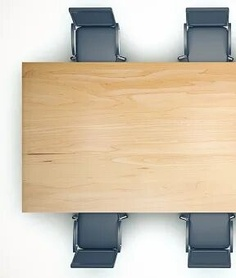
#> input picture images/conference_table.jpg, 236 x 278 px, shrunk from 288 x 339 before the run
$ jupyter execute 5_Hough_transformations.ipynb
#> lines starting #> are read from the running program, lines starting #| are printed output that depends on the picture; after the words box and inside, x2 and y2 are one past the last pixel; in counts of white or black regions, pixels touching at a corner belong together
[cell 1]
import cv2
import numpy as np

# Загружаем изображение
img = cv2.imread('images/conference_table.jpg')
#> img is the input picture: shape (278, 236, 3); mean B, G, R 176.7, 195.6, 207.5


# 1. Преобразуем в оттенки серого и находим края
gray = cv2.cvtColor(img, cv2.COLOR_BGR2GRAY)
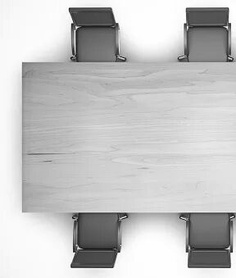
#> gray: shape (278, 236); min 18, max 255, mean 197
edges = cv2.Canny(gray, 50, 150)
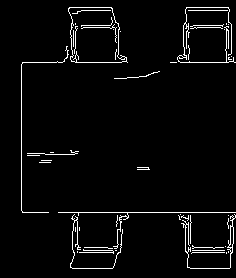
#> edges: shape (278, 236); 3.5% white in thin lines or dots, all inside (x1, y1, x2, y2) = (21, 7, 236, 269)

# 2. Находим линии с помощью преобразования Хафа
lines = cv2.HoughLinesP(
    edges,
    rho=1,
    theta=np.pi/180,
    threshold=100,
    minLineLength=100,
    maxLineGap=10
)
#> lines = [[22, 212, 235, 212], [21, 210, 21, 64]]

# 3. Рисуем найденные линии
line_img = img.copy()
corners = []

if lines is not None:
    # Собираем все линии
    line_params = []
    for line in lines:
        x1, y1, x2, y2 = line[0]
        cv2.line(line_img, (x1, y1), (x2, y2), (0, 255, 0), 2)

        # Параметры линии: Ax + By + C = 0
        A = y2 - y1
        B = x1 - x2
        C = x2*y1 - x1*y2
        line_params.append((A, B, C, x1, y1, x2, y2))
#> this loop made 2 passes
#> (x1, y1, x2, y2, A, B, C) on passes 1 to 2: (22, 212, 235, 212, 0, -213, 45156), (21, 210, 21, 64, -146, 0, 3066)
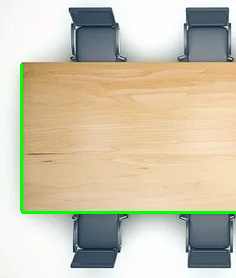
#> line_img: shape (278, 236, 3); 1.66% of pixels changed, all inside (x1, y1, x2, y2) = (20, 63, 236, 214)
#> after the loop, line_params = [(0, -213, 45156, 22, 212, 235, 212), (-146, 0, 3066, 21, 210, 21, 64)]

    # 4. Находим пересечения линий (углы)
    for i in range(len(line_params)):
        for j in range(i+1, len(line_params)):
            A1, B1, C1, _, _, _, _ = line_params[i]
            A2, B2, C2, _, _, _, _ = line_params[j]

            # Решаем систему уравнений для нахождения точки пересечения
            det = A1*B2 - A2*B1
            if abs(det) > 1e-6:
                x = int((B1*C2 - B2*C1) / det)
                y = int((C1*A2 - C2*A1) / det)

                # Добавляем угол, если он в пределах изображения
                if 0 <= x < img.shape[1] and 0 <= y < img.shape[0]:
                    corners.append((x, y))
#> this loop made 2 passes
#> after the loop, corners = [(21, 212)]

# 5. Рисуем углы на отдельном изображении
corner_img = img.copy()
for corner in corners:
    cv2.circle(corner_img, corner, 4, (0, 0, 255), -1)
#> this loop made 1 pass
#> corner_img: shape (278, 236, 3); 0.07% of pixels changed, all inside (x1, y1, x2, y2) = (17, 208, 26, 217)


cv2.imshow('Исходное изображение', img)
cv2.imshow('Найденные линии', line_img)
cv2.imshow('Найденные углы', corner_img)


cv2.waitKey(0)
cv2.destroyAllWindows()

[cell 2]
import cv2
import numpy as np


image_path = 'images/balloon_hough.jpg'
img = cv2.imread(image_path)
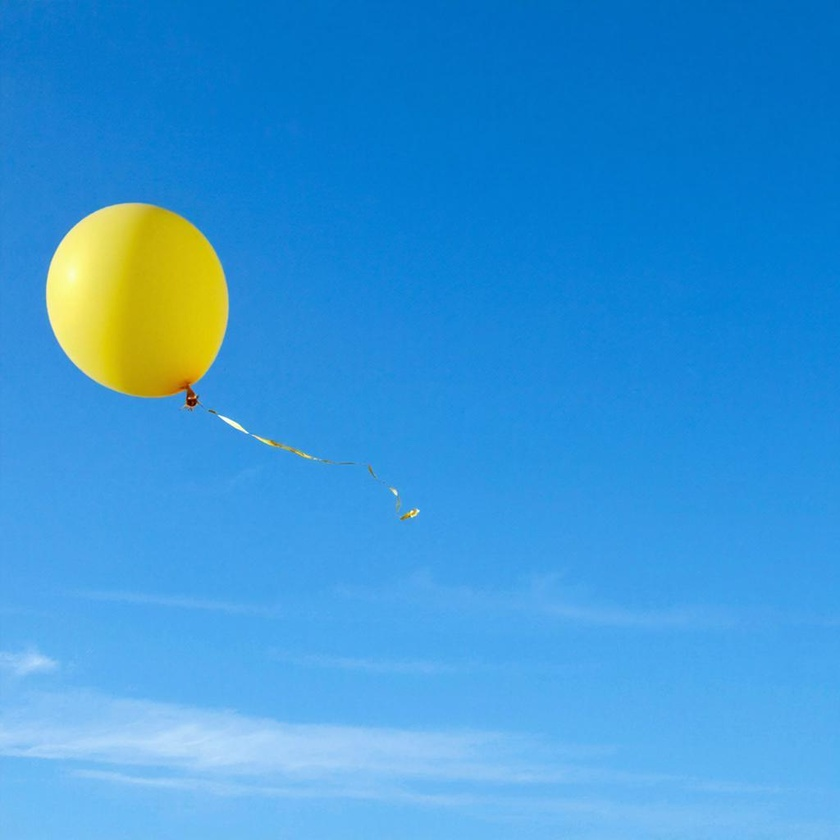
#> input picture images/balloon_hough.jpg, 840 x 840 px, shrunk from 1024 x 1024 before the run
#> img is the input picture: shape (840, 840, 3); mean B, G, R 216.9, 151.5, 57.7


# Создаем копию для отображения результатов
result = img.copy()

# Преобразуем в оттенки серого
gray = cv2.cvtColor(img, cv2.COLOR_BGR2GRAY)
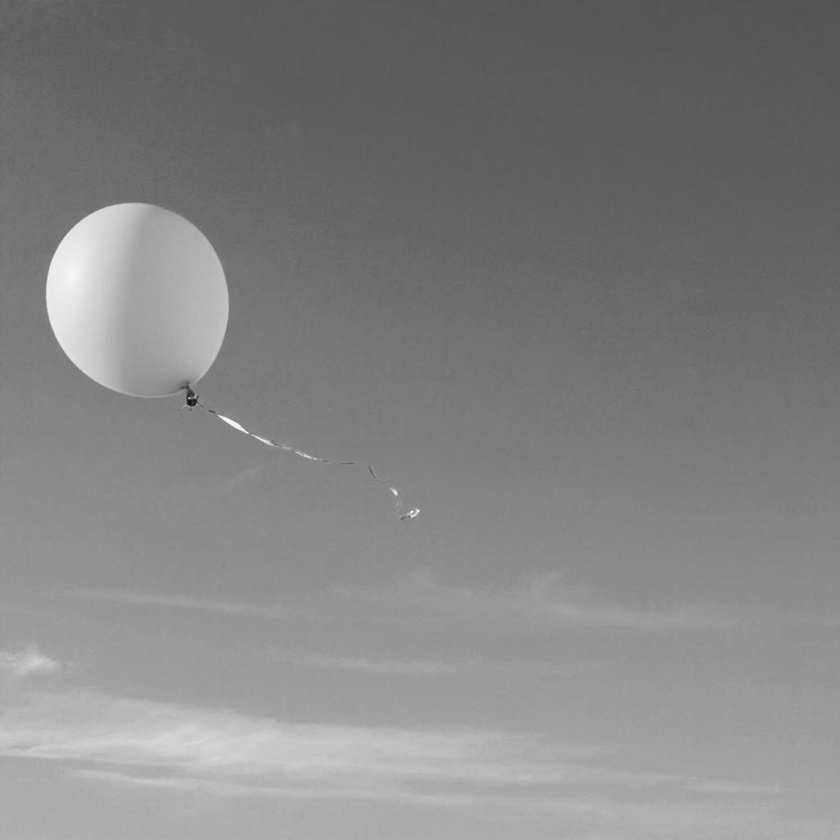
#> gray: shape (840, 840); min 16, max 252, mean 130.9

# Применяем размытие для уменьшения шума
blurred = cv2.GaussianBlur(gray, (9, 9), 2)

# Определяем размеры изображения
rows = blurred.shape[0]
#> rows = 840

# Находим окружности с помощью преобразования Хафа
circles = cv2.HoughCircles(
    blurred,
    cv2.HOUGH_GRADIENT,
    dp=1,           # разрешающая способность аккумулятора
    minDist=rows/8, # минимальное расстояние между центрами окружностей
    param1=100,     # верхний порог для детектора Кэнни
    param2=30,      # порог для аккумулятора (меньше -> больше окружностей)
    minRadius=10,   # минимальный радиус
    maxRadius=0     # максимальный радиус (0 = автоматически)
)
#> circles = [[134.5, 291.5, 88.7]]

# Отображаем найденные окружности

    # Преобразуем координаты и радиусы в целые числа
circles = np.uint16(np.around(circles))
#> circles = [[134, 292, 89]]


for i, circle in enumerate(circles[0, :]):
    center = (circle[0], circle[1])  # координаты центра
    radius = circle[2]  # радиус

    # Рисуем внешнюю окружность
    cv2.circle(result, center, radius, (0, 255, 0), 3)

    # Рисуем центр окружности
    cv2.circle(result, center, 2, (0, 0, 255), 3)
#> this loop made 1 pass
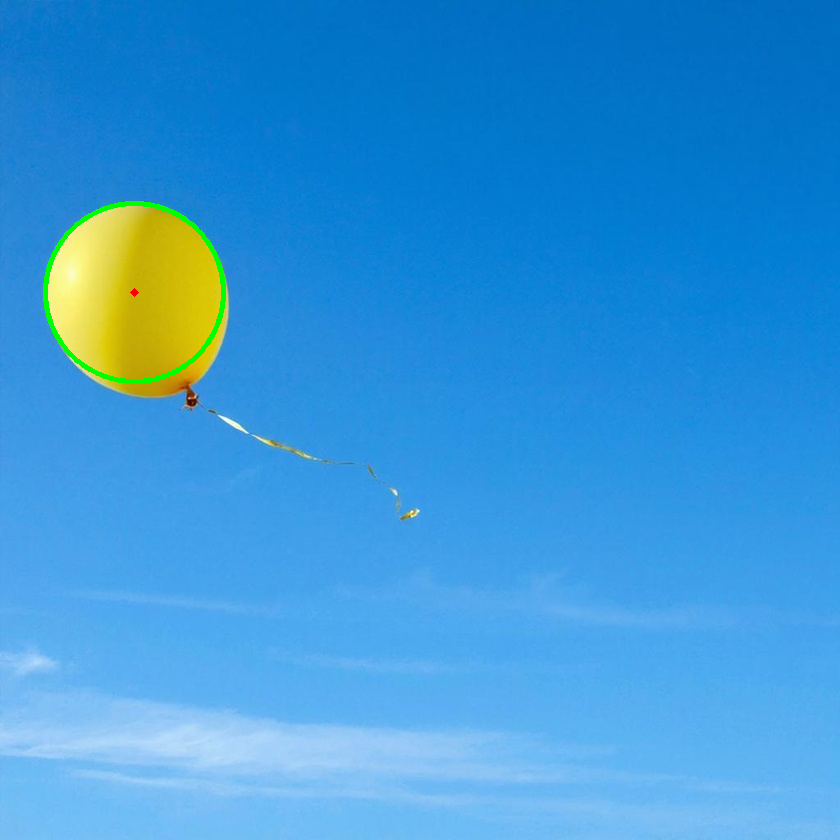
#> result: shape (840, 840, 3); 0.4% of pixels changed, all inside (x1, y1, x2, y2) = (43, 201, 226, 384)


cv2.imshow('Исходное изображение', img)
cv2.imshow('Найденные окружности', result)


cv2.waitKey(0)
cv2.destroyAllWindows()

[cell 3]
import cv2
import numpy as np

def process_ball_center_mass(path):
    # Загружаем изображение
#> called with path = 'images/balloon_hough.jpg'
    img = cv2.imread(path)

    # Перевод в HSV
    hsv = cv2.cvtColor(img, cv2.COLOR_BGR2HSV)
#> hsv: shape (840, 840, 3); mean H, S, V 99.9, 199.9, 223.7

    # Диапазон ЖЁЛТОГО шарика
    hsv_min = np.array((20, 90, 90))
    hsv_max = np.array((35, 255, 255))

    # Бинарная маска
    mask = cv2.inRange(hsv, hsv_min, hsv_max)
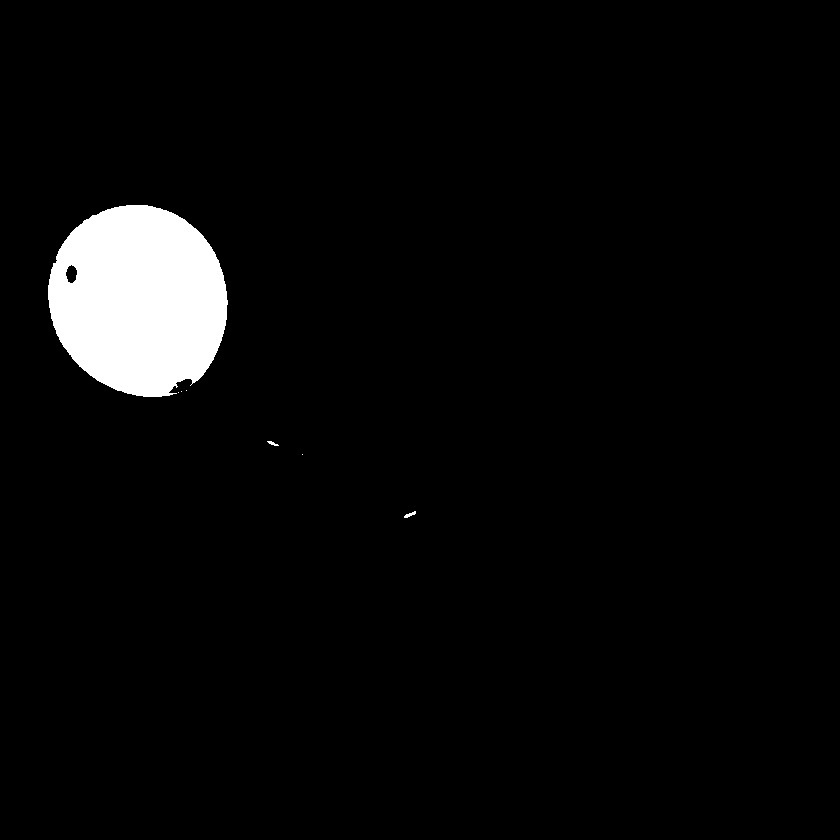
#> mask: shape (840, 840); 3.8% white; 7 white regions (4 under 20 px), largest, box (x1, y1, x2, y2) and area: (48, 205, 228, 397) 26746, (404, 511, 416, 518) 39, (267, 441, 279, 446) 29

    # Морфологическая обработка (убираем шум и дырки)
    kernel = np.ones((7, 7), np.uint8)
    mask = cv2.morphologyEx(mask, cv2.MORPH_CLOSE, kernel)
#> mask: shape (840, 840); 3.8% white; 5 white regions (2 under 20 px), largest, box (x1, y1, x2, y2) and area: (48, 205, 228, 397) 26837, (404, 511, 416, 518) 39, (267, 441, 279, 446) 29
    mask = cv2.morphologyEx(mask, cv2.MORPH_OPEN, kernel)
#> mask: shape (840, 840); 3.8% white; 1 white region, box (x1, y1, x2, y2) and area: (48, 205, 227, 397) 26810


    M = cv2.moments(mask)
#> M = moments, m00 6836550, centre m10/m00, m01/m00 = (138.7, 299.7)

    cx = int(M["m10"] / M["m00"])
#> cx = 138
    cy = int(M["m01"] / M["m00"])
#> cy = 299

    center = (cx, cy)
#> center = (138, 299)

    # Максимальное расстояние от центра до пикселя объекта
    ys, xs = np.where(mask == 255)
    distances = np.sqrt((xs - cx) ** 2 + (ys - cy) ** 2)
    r = int(np.max(distances))
#> r = 101


    out = img.copy()

    # Окружность вокруг шарика
    cv2.circle(out, center, r, (0, 0, 255), 3)
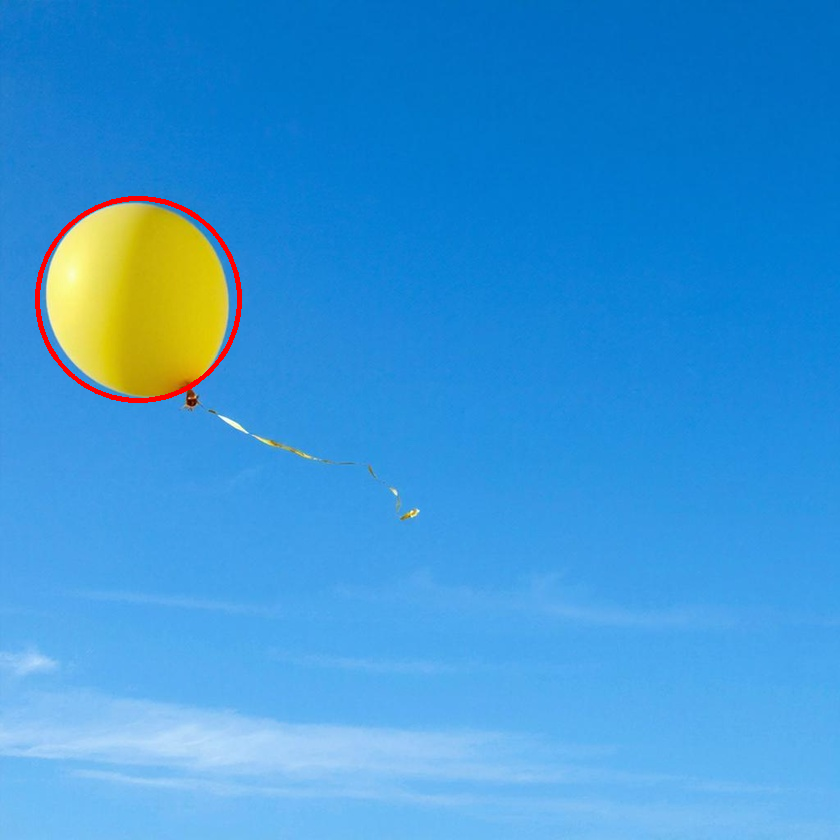
#> out: shape (840, 840, 3); 0.44% of pixels changed, all inside (x1, y1, x2, y2) = (35, 196, 242, 403)

    # Центр масс
    cv2.circle(out, center, 6, (255, 0, 0), -1)
#> out: shape (840, 840, 3); 0.02% of pixels changed, all inside (x1, y1, x2, y2) = (132, 293, 145, 306)

    return out, mask


result2, mask = process_ball_center_mass("images/balloon_hough.jpg")

cv2.imshow("Ball via Mass Center", result2)
cv2.imshow("Ball Mask", mask)
cv2.waitKey(0)
cv2.destroyAllWindows()
